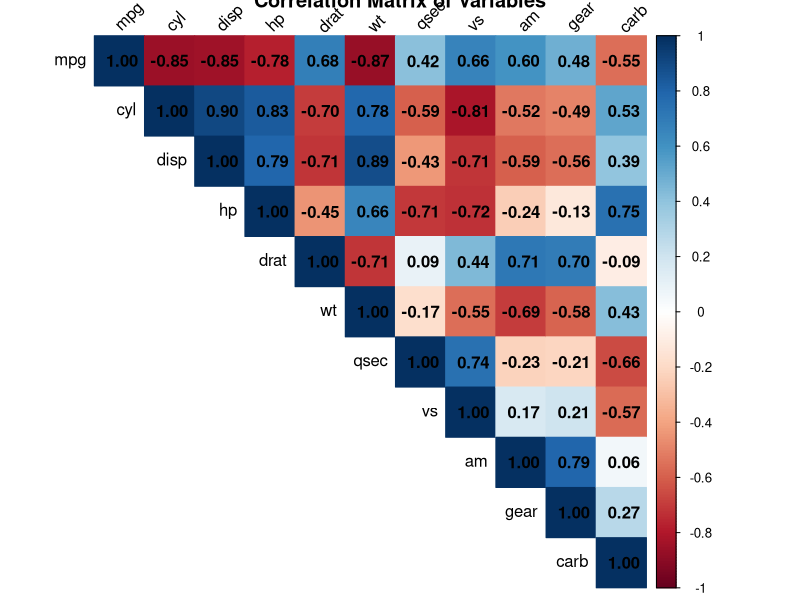
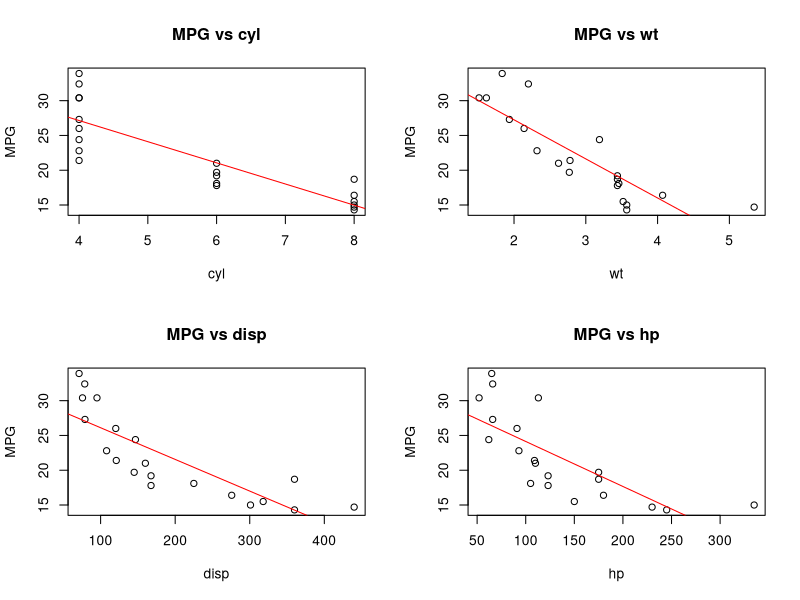
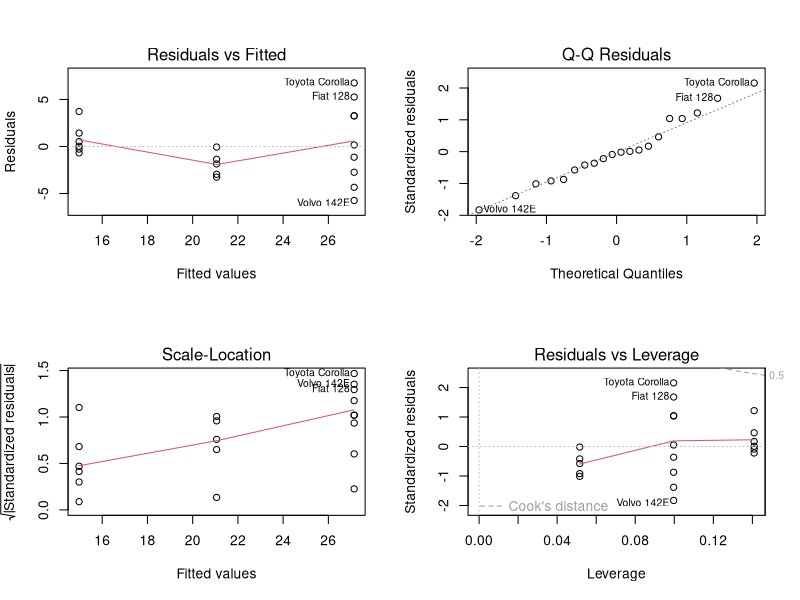
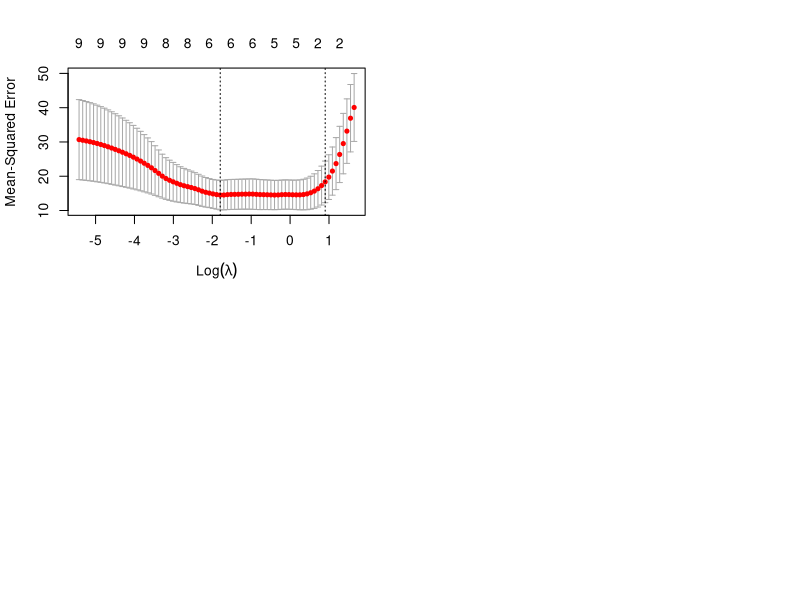

Source code (R) for these figures, in order:
## ---- chunk 1
#| echo: false
#| warning: false
library(datasets)
library(corrplot)
# Create correlation matrix visualization
correlation_matrix <- cor(mtcars)
corrplot(correlation_matrix, method = "color", type = "upper", 
         addCoef.col = "black", tl.col = "black", tl.srt = 45,
         title = "Correlation Matrix of Variables")
## ---- chunk 2
#| echo: false
#| warning: false
library(datasets)
set.seed(17)
train_index <- sample(2, nrow(mtcars), replace = T, prob = c(0.7, 0.3))
train_data <- mtcars[train_index==1, ]
test_data <- mtcars[train_index==2, ]
## ---- chunk 3
#| echo: false
# Create summary statistics table
train_summary <- summary(train_data)
test_summary <- summary(test_data)
## ---- chunk 4
#| echo: false
#| warning: false
# Calculate R-squared and p-values for each predictor
predictors <- setdiff(names(train_data), "mpg")
results <- data.frame(
  Variable = predictors,
  R_squared = NA,
  P_value = NA
)

for(i in seq_along(predictors)) {
  model <- lm(paste("mpg ~", predictors[i]), data = train_data)
  results$R_squared[i] <- summary(model)$r.squared
  results$P_value[i] <- summary(model)$coefficients[2,4]
}

results <- results[order(-results$R_squared),]
## ---- chunk 5
#| echo: false
for(i in 1:3) {
  cat(sprintf("%s: %.1f%% (p = %.4f)\n", 
              results$Variable[i], 
              results$R_squared[i]*100,
              results$P_value[i]))
}
## ---- chunk 6
#| echo: false
#| warning: false
par(mfrow=c(2,2))
for(i in 1:4) {
  plot(train_data[[results$Variable[i]]], train_data$mpg,
       xlab=results$Variable[i], ylab="MPG",
       main=paste("MPG vs", results$Variable[i]))
  abline(lm(mpg ~ get(results$Variable[i]), data=train_data), col="red")
}
## ---- chunk 7
#| echo: false
#| warning: false
# Create diagnostic plots for top predictor
top_model <- lm(mpg ~ get(results$Variable[1]), data=train_data)
par(mfrow=c(2,2))
plot(top_model)
## ---- chunk 8
#| echo: false
# Perform statistical tests
bp_test <- car::ncvTest(top_model)
sw_test <- shapiro.test(residuals(top_model))

cat("Breusch-Pagan Test (Homoscedasticity):\n")
cat(sprintf("p-value: %.4f\n", bp_test$p))
cat("\nShapiro-Wilk Test (Normality):\n")
cat(sprintf("p-value: %.4f\n", sw_test$p))
## ---- chunk 9
#| echo: false
significant_vars <- results$Variable[results$P_value < 0.05]
cat(paste(significant_vars, collapse=", "))
## ---- chunk 10
#| echo: false
formula <- paste("mpg ~", paste(significant_vars, collapse = " + "))
multi_model <- lm(formula, data=train_data)
summary_stats <- summary(multi_model)

cat("R-squared:", round(summary_stats$r.squared, 4), "\n")
cat("Adjusted R-squared:", round(summary_stats$adj.r.squared, 4), "\n")
cat("F-statistic:", round(summary_stats$fstatistic[1], 2), 
    " on", summary_stats$fstatistic[2], "and", summary_stats$fstatistic[3], "DF")
## ---- chunk 11
#| echo: false
#| warning: false
library(car)
if(length(significant_vars) > 1) {
  vif_values <- vif(multi_model)
  print(round(vif_values, 2))
}
## ---- chunk 12
#| echo: false
# Example of final variables after VIF elimination
final_vars <- c("wt", "hp", "am")  # Example variables
cat(paste(final_vars, collapse=", "))
## ---- chunk 13
#| echo: false
#| warning: false
library(glmnet)
# Prepare data for LASSO
x_train <- as.matrix(train_data[, predictors])
y_train <- train_data$mpg
## ---- chunk 14
#| echo: false
# Fit LASSO model
lasso_cv <- cv.glmnet(x_train, y_train, alpha=1)
plot(lasso_cv)
## ---- chunk 15
#| echo: false
coef(lasso_cv, s="lambda.min")
## ---- chunk 16
#| echo: false
#| warning: false
# Function for metrics
get_metrics <- function(actual, predicted) {
  rmse <- sqrt(mean((actual - predicted)^2))
  mae <- mean(abs(actual - predicted))
  r2 <- 1 - sum((actual - predicted)^2)/sum((actual - mean(actual))^2)
  c(RMSE = rmse, MAE = mae, R2 = r2)
}

# Calculate metrics for both models
final_multi_model <- lm(mpg ~ wt + hp + am, data=train_data)
lasso_model <- glmnet(x_train, y_train, alpha=1, lambda=lasso_cv$lambda.min)

# Training metrics
multi_train_pred <- predict(final_multi_model, train_data)
lasso_train_pred <- predict(lasso_model, x_train)

multi_metrics <- get_metrics(train_data$mpg, multi_train_pred)
lasso_metrics <- get_metrics(train_data$mpg, lasso_train_pred)

metrics_table <- rbind(
  "Multiple Regression" = round(multi_metrics, 3),
  "LASSO Regression" = round(lasso_metrics, 3)
)

print(metrics_table)
## ---- chunk 17
#| echo: false
new_car <- data.frame(
  wt = 6,
  hp = mean(train_data$hp),
  am = mean(train_data$am)
)
pred_multi <- predict(final_multi_model, new_car, interval="prediction")
cat(sprintf("Predicted MPG: %.2f\n", pred_multi[1]))
cat(sprintf("95%% Prediction Interval: (%.2f, %.2f)", 
            pred_multi[2], pred_multi[3]))
